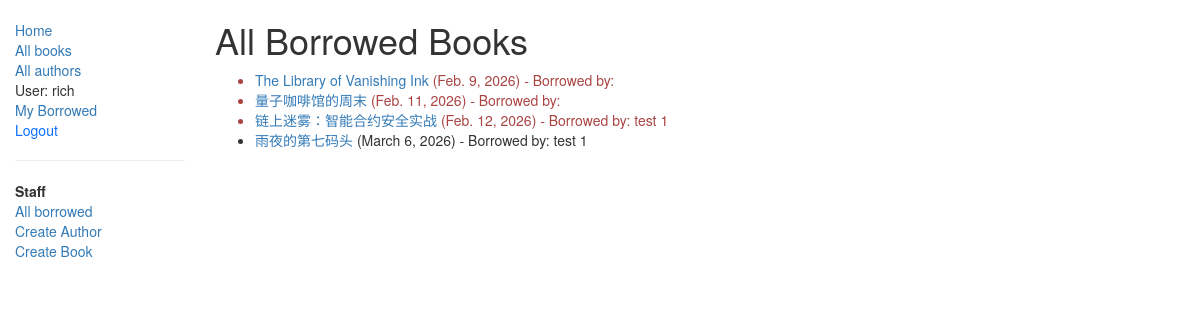
Page /catalog/borrowed/ (signed in) on the committed database.
### catalog/models.py (models this page shows, shortened)
class BookInstance(models.Model):
    id = models.UUIDField(primary_key=True, default=uuid.uuid4,
                          help_text="Unique ID for this particular book across whole library")
    book = models.ForeignKey(Book, on_delete=models.SET_NULL, null=True)
    imprint = models.CharField(max_length=200)
    due_back = models.DateField(null=True, blank=True)
    borrower = models.ForeignKey(User, on_delete=models.SET_NULL, null=True, blank=True)
    LOAN_STATUS = (
        ('m', 'Maintenance'),    # 数据库存 'm'，界面显示 Maintenance
        ('o', 'On loan'),
        ('a', 'Available'),
        ('r', 'Reserved'),
    )
    status = models.CharField(max_length=1, choices=LOAN_STATUS,
                              default='m', blank=True, help_text="Book availability")
    class Meta:
        ordering = ['due_back']
        permissions = (("can_mark_returned", "Set book as returned"),)     # 给表bookinstance添加一个权限，除了增删改查还可以 can_mark_returned（但显示选项是"Set book as returned"），没有实际作用也就是可以做身份识别，可能后续基于此身份识别可以做相应的功能
    @property
    def is_overdue(self):
        if self.due_back and date.today() > self.due_back:
            return True
        return False

class Book(models.Model):
    title = models.CharField(max_length=200)
    author = models.ForeignKey('Author', on_delete=models.SET_NULL, null=True)   # 当外键指向的author对象被删除时，引用它的记录字段（这里是ForeignKey）会被自动设为NULL
    summary = models.TextField(blank=True, null=True, max_length=1000,
                               help_text="Enter a brief description of the book")
    isbn = models.CharField("ISBN", max_length=13,
                            help_text='13 Character <a href="https://www.isbn-international.org/content/what-isbn">ISBN number</a>')
    genre = models.ManyToManyField(Genre, help_text="Select a genre for this book")
    language = models.ForeignKey('Language', on_delete=models.SET_NULL, null=True)
    class Meta:
        ordering = ['title', 'author']
    def display_genre(self):     # 用于显示genre（多对多情况下）正常不能显示在Book管理界面下的情况
        """
        Creates a string for the Genre. This is required to display genre in Admin.
        """
        return ', '.join([genre.name for genre in self.genre.all()[:3]])      # self.genre.all()[:3]找到对应实例的genre，然后拼接成字符串就可以使用了
    display_genre.short_description = 'Genre'    # 定义该方法的域字段名（列表头名）

### catalog/views.py (the view)
# urls.py: path('borrowed/', views.BorrowedBooksListView.as_view(), name='all_borrowed_books'),
class BorrowedBooksListView(PermissionRequiredMixin, generic.ListView):
    model = BookInstance
    template_name = 'borrowed_books_list.html'
    context_object_name = 'borrowed_books'
    permission_required = 'catalog.can_mark_returned'
    def get_queryset(self):
        return BookInstance.objects.filter(status='o').select_related('borrower')

### catalog/templates/borrowed_books_list.html
{% extends "base_generic.html" %}
{% block content %}
  <h1>All Borrowed Books</h1>
  <ul>
    {% for bookinst in borrowed_books %}
      <li class="{% if bookinst.is_overdue %}text-danger{% endif %}">
        <a href="url book-detail bookinst.book.pk">{{ bookinst.book.title }}</a>
          ({{ bookinst.due_back }}) - Borrowed by: {{ bookinst.borrower.get_full_name }}
      </li>
    {% empty %}
      <li>No borrowed books found.</li>
    {% endfor %}
  </ul>
{% endblock %}

### catalog/templates/base_generic.html (shortened to what this page needs)
<!doctype html>
<html lang="en">
  <head>
    <link
      rel="stylesheet"
      href="https://maxcdn.bootstrapcdn.com/bootstrap/3.3.7/css/bootstrap.min.css"
    />
    {% load static %}
    <link rel="stylesheet" href="{% static 'css/styles.css' %}" />
  </head>
  <body>
    <div class="container-fluid">
      <div class="row">
        <div class="col-sm-2">
          {% block sidebar %}
          <ul class="sidebar-nav">
            <li><a href="{% url 'index' %}">Home</a></li>
            <li><a href="{% url 'books' %}">All books</a></li>
            <li><a href="{% url 'authors' %}">All authors</a></li>
            {% if user.is_authenticated %}
              <li>User: {{ user.get_username }}</li>
              <li><a href="{% url 'my-borrowed' %}">My Borrowed</a></li>
              <li>
                <form method="post" action="{% url 'logout' %}?next={{ request.path }}">
                  <button
                    type="submit"
                    style="background:none;border:none;padding:0;color:#0d6efd;cursor:pointer;"
                  >
                    Logout
                  </button>
                </form>
              </li>
              {% if perms.catalog.can_mark_returned %}
                <li><hr></li>
                <li><strong>Staff</strong></li>
                <li><a href="{% url 'all_borrowed_books' %}">All borrowed</a></li>
                <li><a href="{% url 'author_create' %}">Create Author</a></li>
                <li><a href="{% url 'book_create' %}">Create Book</a></li>
              {% endif %}
            {% else %}
              <li>
                <a href="{% url 'login' %}?next={{ request.path }}">Login</a>
              </li>
            {% endif %}
          </ul>
          {% endblock %}
        </div>
        <div class="col-sm-10">
          {% block content %}{% endblock %}
        </div>
      </div>
    </div>
  </body>
</html>

### catalog/static/css/styles.css (style rules this page uses)
.sidebar-nav { margin-top: 20px; padding: 0; list-style: none; }

### rows in the picture
BookInstance: book "The Library of Vanishing Ink", due_back "Feb. 9, 2026"
BookInstance: book "量子咖啡馆的周末", due_back "Feb. 11, 2026"
BookInstance: book "链上迷雾：智能合约安全实战", due_back "Feb. 12, 2026", borrower.get_full_name "test 1"
BookInstance: book "雨夜的第七码头", due_back "March 6, 2026", borrower.get_full_name "test 1"

### other values in the picture
{{ user.get_username }} "rich"
